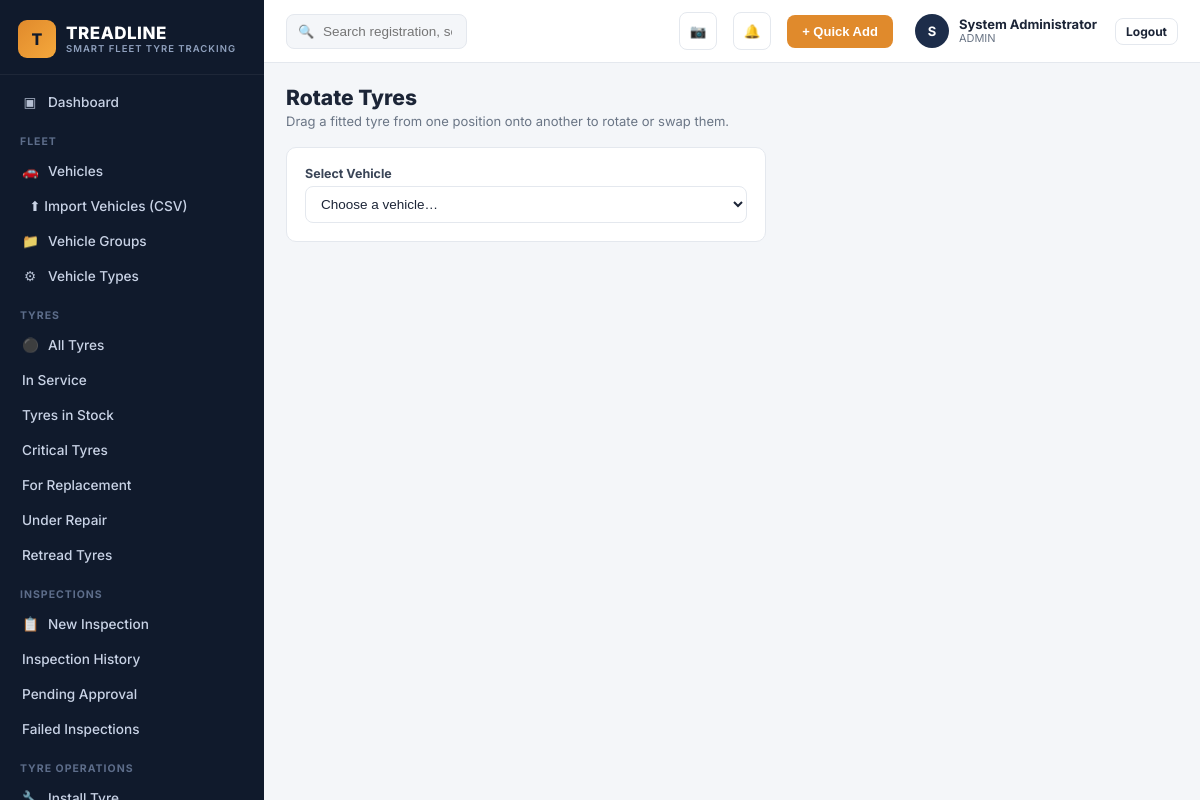
Page /op_rotate.php (signed in) on the committed database.
### tables this page shows
CREATE TABLE users (
    id INT AUTO_INCREMENT PRIMARY KEY,
    full_name VARCHAR(150) NOT NULL,
    username VARCHAR(100) UNIQUE NOT NULL,
    email VARCHAR(150) UNIQUE,
    password_hash VARCHAR(255) NOT NULL,
    role_id INT NOT NULL,
    branch_id INT NULL,
    phone VARCHAR(30),
    status ENUM('ACTIVE','SUSPENDED') DEFAULT 'ACTIVE',
    remember_token VARCHAR(255) NULL,
    reset_token VARCHAR(255) NULL,
    reset_expires DATETIME NULL,
    last_login DATETIME NULL,
    created_at DATETIME DEFAULT CURRENT_TIMESTAMP,
    FOREIGN KEY (role_id) REFERENCES roles(id)
);

CREATE TABLE roles (
    id INT AUTO_INCREMENT PRIMARY KEY,
    name VARCHAR(50) UNIQUE NOT NULL,
    description VARCHAR(255)
);

### includes/functions.php (called while the page is built, shortened)
<?php
function current_user(): ?array {
    static $cache = null;
    if ($cache !== null) return $cache;
    $stmt = db()->prepare("SELECT u.*, r.name AS role_name, b.name AS branch_name
                           FROM users u JOIN roles r ON u.role_id = r.id
                           LEFT JOIN branches b ON u.branch_id = b.id
                           WHERE u.id = ?");
    $stmt->execute([$_SESSION['user_id']]);
    $cache = $stmt->fetch() ?: null;
    return $cache;
}
function require_role(array $roles): void {
    $u = current_user();
}
function e(?string $s): string { return htmlspecialchars($s ?? '', ENT_QUOTES, 'UTF-8'); }

### config/db.php (called while the page is built, shortened)
<?php
function db(): PDO {
    static $pdo = null;
    if ($pdo === null) {
        try {
            $pdo = new PDO(
                "mysql:host=" . DB_HOST . ";dbname=" . DB_NAME . ";charset=utf8mb4",
                DB_USER,
                DB_PASS,
                [
                    PDO::ATTR_ERRMODE => PDO::ERRMODE_EXCEPTION,
                    PDO::ATTR_DEFAULT_FETCH_MODE => PDO::FETCH_ASSOC,
                    PDO::ATTR_EMULATE_PREPARES => false,
                ]
            );
        } catch (PDOException $e) {
            http_response_code(500);
            die('<h2>Database connection failed</h2><p>' . htmlspecialchars($e->getMessage()) . '</p><p>Check <code>config/db.php</code> and run <code>sql/schema.sql</code> first. See README.md.</p>');
        }
    }
    return $pdo;
}

### op_rotate.php (the view, shortened to what this page needs)
<?php
require_role(['ADMIN','FLEET_MANAGER','TYRE_INSPECTOR','SUPERVISOR']);
include __DIR__ . '/includes/head.php';
include __DIR__ . '/includes/sidebar.php';
?>
<div class="tl-main">
<?php include __DIR__ . '/includes/topbar.php'; ?>
<div class="tl-content">
  <div class="tl-page-head"><div><h1>Rotate Tyres</h1><div class="sub">Drag a fitted tyre from one position onto another to rotate or swap them.</div></div></div>
  <div class="tl-card" style="max-width:480px;">
    <label class="form-label">Select Vehicle</label>
    <select class="form-control" onchange="if(this.value) location.href='vehicle_profile.php?id='+this.value">
      <option value="">Choose a vehicle…</option>
    </select>
  </div>
</div>
</div>
<?php include __DIR__ . '/includes/foot.php'; ?>

### includes/topbar.php (shortened to what this page needs)
<?php
$__u = current_user();
?>
<header class="tl-topbar">
  <form class="tl-search" action="search.php" method="get">
    <span class="ic">&#128269;</span>
    <input type="text" name="q" placeholder="Search registration, serial, branding code..." value="<?= e($_GET['q'] ?? '') ?>">
  </form>
  <button class="tl-icon-btn" title="Scan Tyre" onclick="location.href='scan.php'">&#128247;</button>
  <button class="tl-icon-btn" title="Notifications" onclick="location.href='alerts.php'">
    &#128276;
  </button>
  <button class="btn btn-accent" onclick="location.href='quick_add.php'">+ Quick Add</button>
  <div class="tl-profile">
    <div class="tl-avatar"><?= e(strtoupper(substr($__u['full_name'] ?? 'U',0,1))) ?></div>
    <div>
      <div class="name"><?= e($__u['full_name'] ?? '') ?></div>
      <div class="role"><?= e($__u['role_name'] ?? '') ?><?= !empty($__u['branch_name']) ? ' · '.e($__u['branch_name']) : '' ?></div>
    </div>
    <a href="logout.php" class="btn btn-outline btn-sm" style="margin-left:8px;">Logout</a>
  </div>
</header>

### assets/css/style.css (style rules this page uses)
:root { --tl-navy:#101a2c; --tl-navy-2:#16233b; --tl-navy-3:#1d2d4a; --tl-accent:#e08a2c; --tl-accent-2:#f5a83c; --tl-green:#2f9e5b; --tl-red:#dc3545; --tl-amber:#e69138; --tl-blue:#2f6fed; --tl-bg:#f4f6f9; --tl-card:#ffffff; --tl-border:#e4e8ee; --tl-text:#1c2537; --tl-text-muted:#6b7686; --radius:10px; font-size:15px; }
* { box-sizing:border-box; }
body { margin:0; background:var(--tl-bg); color:var(--tl-text); font-family:'Inter','Segoe UI',Roboto,Helvetica,Arial,sans-serif; -webkit-font-smoothing:antialiased; }
.tl-main { flex:1; min-width:0; display:flex; flex-direction:column; }
.tl-topbar { background:#fff; border-bottom:1px solid var(--tl-border); padding:12px 22px; display:flex; align-items:center; gap:16px; position:sticky; top:0; z-index:30; }
.tl-search { flex:1; max-width:420px; position:relative; }
.tl-search input { width:100%; padding:9px 14px 9px 36px; border-radius:8px; border:1px solid var(--tl-border); background:var(--tl-bg); font-size:13.5px; }
.tl-search .ic { position:absolute; left:12px; top:50%; transform:translateY(-50%); color:var(--tl-text-muted); font-size:13px; }
.tl-icon-btn { width:38px; height:38px; border-radius:8px; border:1px solid var(--tl-border); background:#fff; display:flex; align-items:center; justify-content:center; position:relative; cursor:pointer; color:var(--tl-text); }
.tl-profile { display:flex; align-items:center; gap:10px; padding-left:6px; }
.tl-avatar { width:34px; height:34px; border-radius:50%; background:var(--tl-navy-3); color:#fff; display:flex; align-items:center; justify-content:center; font-weight:700; font-size:13px; }
.tl-profile .name { font-size:13px; font-weight:700; line-height:1.1; }
.tl-profile .role { font-size:11px; color:var(--tl-text-muted); }
.tl-content { padding:22px; flex:1; }
.tl-page-head { display:flex; align-items:flex-end; justify-content:space-between; flex-wrap:wrap; gap:12px; margin-bottom:18px; }
.tl-page-head h1 { font-size:21px; margin:0 0 3px; font-weight:800; }
.tl-page-head .sub { color:var(--tl-text-muted); font-size:13px; }
.tl-card { background:var(--tl-card); border:1px solid var(--tl-border); border-radius:var(--radius); padding:18px; }
.btn { display:inline-flex; align-items:center; gap:6px; border-radius:8px; padding:8px 14px; font-size:13px; font-weight:700; cursor:pointer; border:1px solid transparent; }
.btn-accent { background:var(--tl-accent); color:#fff; }
.btn-outline { background:#fff; border:1px solid var(--tl-border); color:var(--tl-text); }
.btn-sm { padding:5px 10px; font-size:12px; }
.form-label { font-size:12.5px; font-weight:700; margin-bottom:5px; display:block; color:#3a4557; }
.form-control, select.form-control, textarea.form-control { width:100%; padding:9px 11px; border:1px solid var(--tl-border); border-radius:8px; font-size:13.5px; background:#fff; color:var(--tl-text); }

### rows in the picture
users: full_name "S", full_name "System Administrator", role.name "ADMIN"
